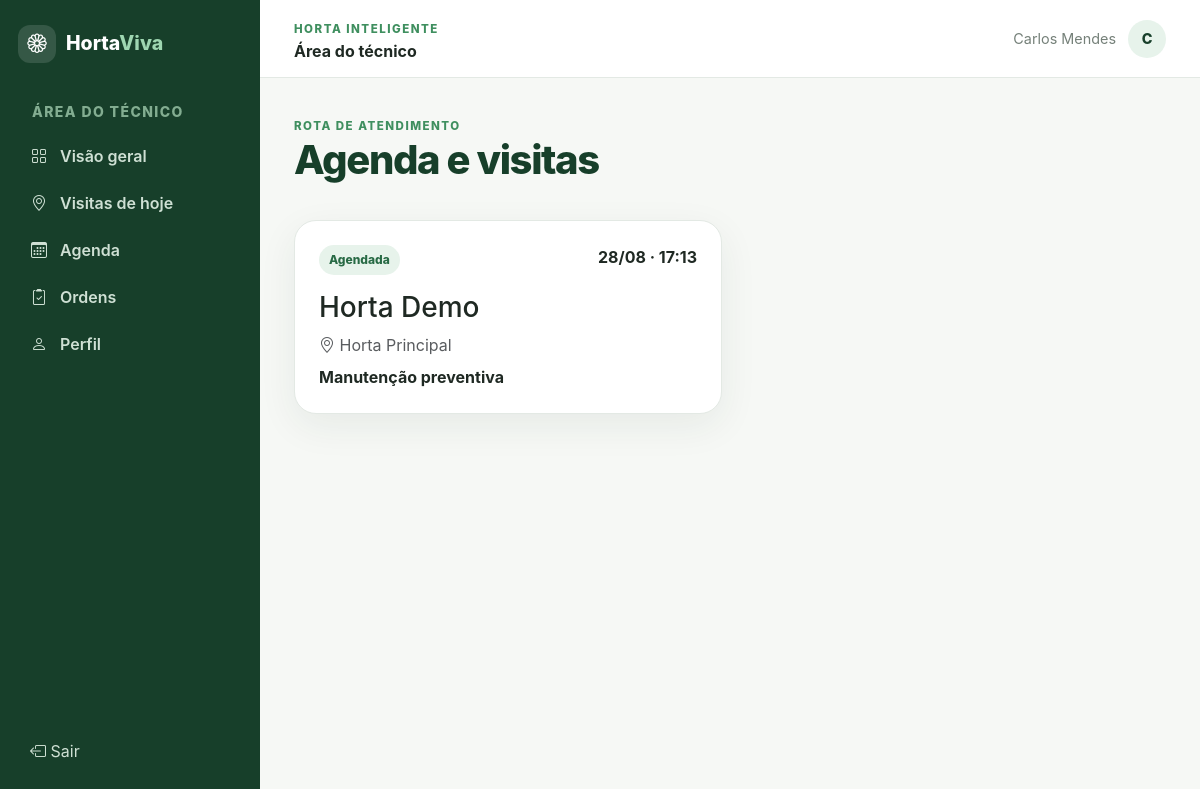
/operacao/visitas/ (signed in), run on the app's committed database.
### accounts/models.py (models this page shows, shortened)
class User(AbstractUser):
    username = None
    email = models.EmailField(unique=True)
    full_name = models.CharField(max_length=180)
    phone = models.CharField(max_length=30, blank=True)
    USERNAME_FIELD = "email"
    REQUIRED_FIELDS = []
    objects = UserManager()

class Organization(BaseModel):
    class Kind(models.TextChoices):
        PERSON = "person", "Pessoa física"
        COMPANY = "company", "Empresa"
    name = models.CharField(max_length=180)
    slug = models.SlugField(unique=True)
    kind = models.CharField(max_length=20, choices=Kind.choices, default=Kind.PERSON)
    tax_id = models.CharField(max_length=30, blank=True)
    is_active = models.BooleanField(default=True)

### operations/models.py (models this page shows, shortened)
class Visit(BaseModel):
    class Status(models.TextChoices):
        SCHEDULED = "scheduled", "Agendada"
        IN_PROGRESS = "in_progress", "Em andamento"
        COMPLETED = "completed", "Concluída"
        CANCELED = "canceled", "Cancelada"
    organization = models.ForeignKey(Organization, on_delete=models.CASCADE, related_name="visits")
    garden = models.ForeignKey(Garden, on_delete=models.PROTECT, related_name="visits")
    work_order = models.ForeignKey(WorkOrder, on_delete=models.SET_NULL, null=True, blank=True, related_name="visits")
    technician = models.ForeignKey(settings.AUTH_USER_MODEL, on_delete=models.SET_NULL, null=True, blank=True, related_name="visits")
    visit_type = models.CharField(max_length=80)
    scheduled_start = models.DateTimeField()
    scheduled_end = models.DateTimeField()
    status = models.CharField(max_length=20, choices=Status.choices, default=Status.SCHEDULED)
    notes = models.TextField(blank=True)
    class Meta:
        indexes = [models.Index(fields=["technician", "scheduled_start", "status"])]

### gardens/models.py (models this page shows, shortened)
class Garden(BaseModel):
    organization = models.ForeignKey(Organization, on_delete=models.CASCADE, related_name="gardens")
    name = models.CharField(max_length=120)
    code = models.SlugField(max_length=80)
    address = models.ForeignKey(Address, on_delete=models.SET_NULL, null=True, blank=True, related_name="gardens")
    timezone = models.CharField(max_length=64, default="America/Sao_Paulo")
    is_active = models.BooleanField(default=True)
    class Meta:
        constraints = [models.UniqueConstraint(fields=["organization", "code"], name="uniq_org_garden_code")]

### core/views.py (the view)
# urls.py: path("operacao/", views.tech_dashboard, name="tech-dashboard"), path("operacao/visitas/", views.tech_visits, name="tech-visits"), path("operacao/visitas/<uuid:visit_id>/", views.visit_detail, name="vi
@technician_required
def tech_visits(request):
    return render(request, "operations/visits.html", {"visits": Visit.objects.filter(technician=request.user).select_related("organization", "garden").order_by("scheduled_start")})

### core/permissions.py (called while the page is built)
def role_required(*roles, staff_allowed=True):
    def decorator(view):
        @login_required
        @wraps(view)
        def wrapped(request, *args, **kwargs):
            membership = request.user.memberships.filter(is_active=True).select_related("organization").first()
            if staff_allowed and request.user.is_staff:
                request.membership = membership
                return view(request, *args, **kwargs)
            if not membership or membership.role not in roles:
                raise PermissionDenied
            request.membership = membership
            return view(request, *args, **kwargs)
        return wrapped
    return decorator

### templates/operations/visits.html
{% extends 'base.html' %}{% block area_name %}Área do técnico{% endblock %}{% block content %}<div class="page-header"><div><span class="eyebrow">Rota de atendimento</span><h1>Agenda e visitas</h1></div></div><div class="row g-3">{% for visit in visits %}<div class="col-lg-6"><a href="{% url 'visit-detail' visit.id %}" class="content-card d-block h-100"><div class="d-flex justify-content-between"><span class="badge-soft">{{ visit.get_status_display }}</span><strong>{{ visit.scheduled_start|date:'d/m · H:i' }}</strong></div><h3 class="mt-3">{{ visit.organization.name }}</h3><p class="text-muted mb-2"><i class="bi bi-geo-alt"></i> {{ visit.garden.name }}{% if visit.garden.address %} · {{ visit.garden.address.street }}{% endif %}</p><strong>{{ visit.visit_type }}</strong></a></div>{% empty %}<div class="content-card empty-state"><i class="bi bi-calendar3"></i><p>Nenhuma visita atribuída.</p></div>{% endfor %}</div>{% endblock %}

### templates/base.html (shortened to what this page needs)
{% load static %}<!doctype html>
<html lang="pt-br"><head><meta charset="utf-8"><meta name="viewport" content="width=device-width,initial-scale=1">
<link href="https://cdn.jsdelivr.net/npm/bootstrap@5.3.3/dist/css/bootstrap.min.css" rel="stylesheet">
<link href="https://cdn.jsdelivr.net/npm/bootstrap-icons@1.11.3/font/bootstrap-icons.min.css" rel="stylesheet">
<link rel="stylesheet" href="{% static 'css/app.css' %}">{% block head %}{% endblock %}</head>
<body class="{% if '/app/' in request.path or '/operacao/' in request.path or '/gestao/' in request.path %}portal-body{% endif %}">
{% if '/app/' in request.path or '/operacao/' in request.path or '/gestao/' in request.path %}
<div class="portal-shell">{% include 'components/sidebar.html' %}<main class="portal-main"><header class="portal-topbar"><button class="btn btn-light d-lg-none" data-sidebar-toggle aria-label="Abrir menu"></button><div><span class="eyebrow">Horta Inteligente</span><strong class="d-block">{% block area_name %}Painel{% endblock %}</strong></div><div class="user-chip"><span>{{ request.user.full_name|default:request.user.email }}</span><span class="avatar">{{ request.user.full_name|default:request.user.email|slice:':1' }}</span></div></header><div class="portal-content">{% include 'components/alerts.html' %}{% block content %}{% endblock %}</div></main></div>
{% else %}{% include 'components/navbar.html' %}<main>{% include 'components/alerts.html' %}{% block public_content %}{% block content_public %}{% endblock %}{% endblock %}</main>{% include 'components/footer.html' %}{% endif %}
<script src="https://cdn.jsdelivr.net/npm/bootstrap@5.3.3/dist/js/bootstrap.bundle.min.js"></script><script src="{% static 'js/app.js' %}"></script>{% block scripts %}{% endblock %}</body></html>

### static/css/app.css (style rules this page uses)
:root { --green-dark:#173f2a;--green:#3f8f5f;--green-deep:#286a45;--green-light:#e7f3eb;--green-pale:#f0f7f2;--background:#f6f8f5;--surface:#fff;--text:#1f2923;--muted:#758079;--warning:#d99a2b;--danger:#c94a4a;--border:#e3e9e4;--radius:22px;--shadow:0 12px 38px rgba(23,63,42,.07) }
* { box-sizing:border-box }
body { font-family:Inter,ui-sans-serif,system-ui,-apple-system,"Segoe UI",sans-serif;color:var(--text);background:var(--background) }
a { text-decoration:none;color:inherit }
.eyebrow { font-size:.72rem;letter-spacing:.13em;text-transform:uppercase;color:var(--green);font-weight:800 }
.soft-card,.metric-card,.content-card { background:var(--surface);border:1px solid var(--border);border-radius:var(--radius);box-shadow:var(--shadow) }
.portal-body { overflow-x:hidden }
.portal-shell { min-height:100vh }
.portal-main { margin-left:260px;min-height:100vh }
.portal-topbar { height:78px;background:#fff;border-bottom:1px solid var(--border);display:flex;align-items:center;justify-content:space-between;padding:0 34px;position:sticky;top:0;z-index:1020 }
.portal-content { padding:34px;max-width:1500px;margin:auto }
.user-chip { display:flex;align-items:center;gap:12px;color:var(--muted);font-size:.9rem }
.avatar { width:38px;height:38px;border-radius:50%;display:grid;place-items:center;background:var(--green-light);color:var(--green-dark);font-weight:800 }
.page-header { display:flex;justify-content:space-between;gap:20px;align-items:end;margin-bottom:28px }
.page-header h1 { font-weight:800;color:var(--green-dark);letter-spacing:-.035em }
.badge-soft { display:inline-flex;align-items:center;border-radius:999px;padding:6px 10px;background:var(--green-light);color:var(--green-deep);font-size:.75rem;font-weight:800 }
.content-card { padding:24px }

### data on the page
User: user.full_name "Carlos Mendes", user.full_name "C"
Visit: status "Agendada", scheduled_start "28/08 · 17:13", organization.name "Horta Demo", garden.name "Horta Principal", visit_type "Manutenção preventiva"
